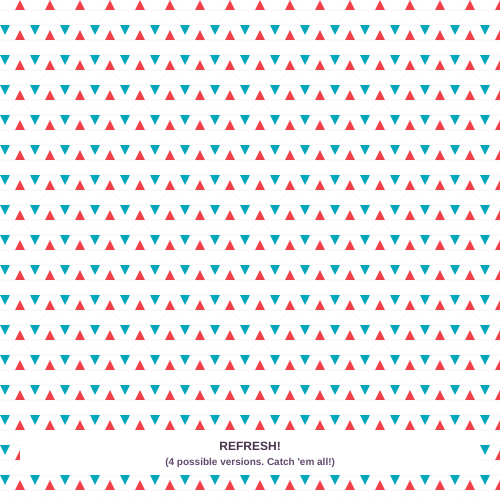
Frame 1 (no input)
Frame 60 (no input): identical to frame 1, image omitted
Frame 120 (the mouse pressed at the canvas centre since frame 60): identical to frame 1, image omitted

The p5.js sketch that drew this single still picture (run headless with seeded random() and noise() and a simulated clock; from frame 60 on, the mouse is pressed at the canvas centre):

// p5.js sketch
// ── sketch.js
function setup() {
  createCanvas(500,500);
  background(255);
  for(var a=-500; a<500; a+=30) {
    for(var b=a; b<500;b+=15) {
      line(a,0,a+500,500);
      line(a+500,0,a,500);
      line(0,b,500,b);
      stroke(247);
      strokeWeight(0.5);
    }}
var forma=int(random(4));
  if(forma==1){
  for(var x=20; x<=500; x+=30) {
    for (var y=10; y<=500; y+=30){
      var diametro=10
      fill(173,32,107);
      noStroke();
      ellipse(x,y,diametro);
      
    }
  }
  for(var c=5; c<=500; c+=30) {
    for(var d=25; d<=500; d+=30){
      fill(255,195,13);
      noStroke();
      ellipse(c,d,diametro);
    }
  }
  }
  else if (forma ==3) {
   for(var x=15; x<=500; x+=30) {
    for (var y=5; y<=500; y+=30){
      fill(225,31,38);
      noStroke();
      rect(x,y,10,10);
      
    }
  }
  for(var c=3; c<=500; c+=30) {
    for(var d=23; d<=500; d+=30){
      fill(106,168,67);
      noStroke();
      rect(c,d,5,5);
    }
  } 
  }
  else if (forma==0) {
    for(var x=15; x<=500; x+=30) {
    for (var y=10; y<=500; y+=30){
      var diametro=10
      fill(217,28,80);
      noStroke();
      triangle(x,y,x+5,y-10,x+10,y);
      
    }
  }
  for(var x=3; x<=500; x+=30) {
    for (var y=18; y<=500; y+=30){
      var diametro=10
      fill(249,158,28);
      noStroke();
      triangle(x,y,x+2.5,y-5,x+5,y);
      
    }
  }
for(var x=0; x<=500; x+=30) {
    for (var y=25; y<=500; y+=30){
      var diametro=10
      fill(43,119,149)
      noStroke();
      triangle(x,y,x+5,y+10,x+10,y);
      
    }
  }
  }
else {
 for(var x=15; x<=500; x+=30) {
    for (var y=10; y<=500; y+=30){
      var diametro=10
      fill(239,65,72);
      noStroke();
      triangle(x,y,x+5,y-10,x+10,y);
      
    }
  }
  for(var x=0; x<=500; x+=30) {
    for (var y=25; y<=500; y+=30){
      fill(0,166,186);
      noStroke();
      triangle(x,y,x+5,y+10,x+10,y);
      
    }
  }
  }
fill("white");
rect(20,430,460,45);
textAlign(CENTER);
  textAlign(CENTER);
  textSize(12);
  textStyle(BOLD);
  textFont("Helvetica");
  
  fill(71,51,78)
  text("REFRESH!", width/2,height/2+200);
  textSize(10);
  fill(98,72,109);
  text("(4 possible versions. Catch 'em all!)", width/2,(height/2)+215)
}

function draw(){
}
